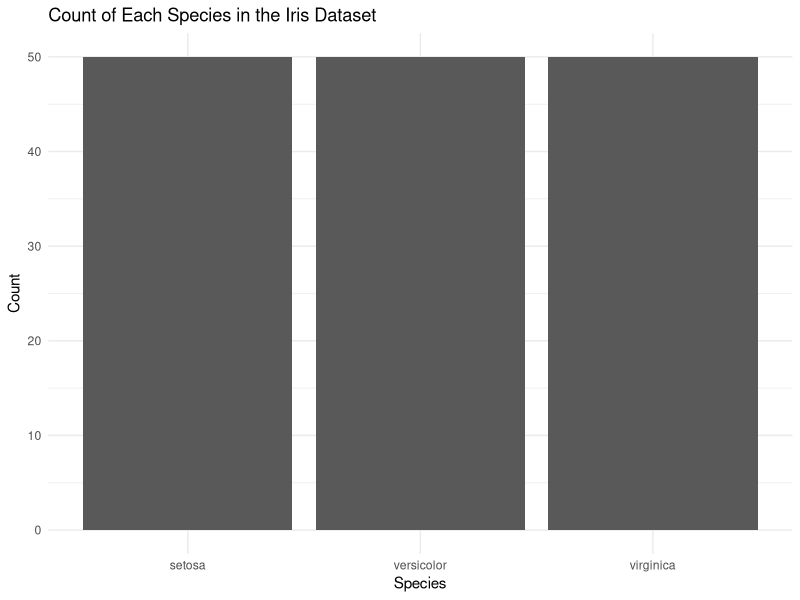
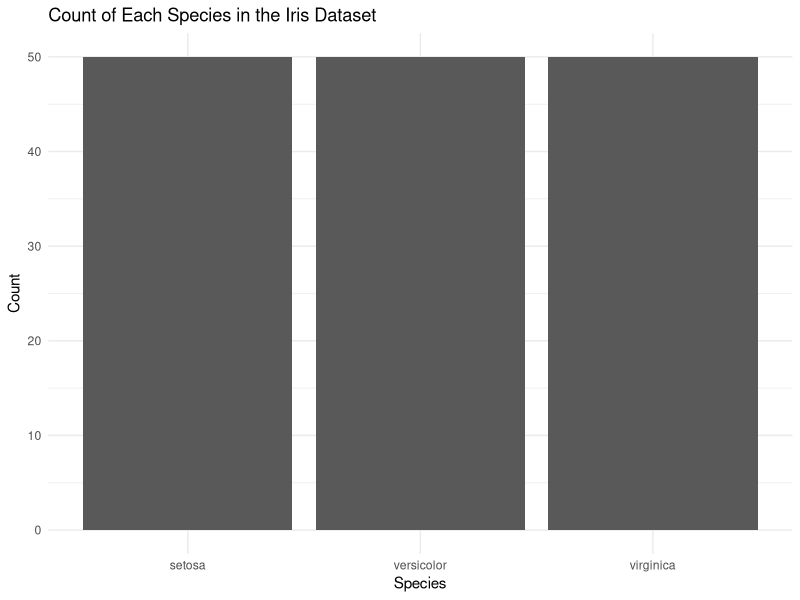

Reproduce these figures in R, in order.
# **Task 6.2:** Create a bar plot showing the count 
# of each `Species` in the `iris` dataset.

# Ensure the ggplot2 package is loaded
library(ggplot2)

# Load the iris dataset
data(iris)

# Create the bar plot
plot <- ggplot(data = iris, aes(x = Species)) +
  geom_bar() +  # Add bars to the plot
  labs(title = "Count of Each Species in the Iris Dataset",
       x = "Species",
       y = "Count") +  # Add labels to the plot
  theme_minimal()  # Use a minimal theme

# Display the plot
print(plot)

# Save the plot to a PNG file (if needed)
ggsave("data/species_count_plot.png", plot)
